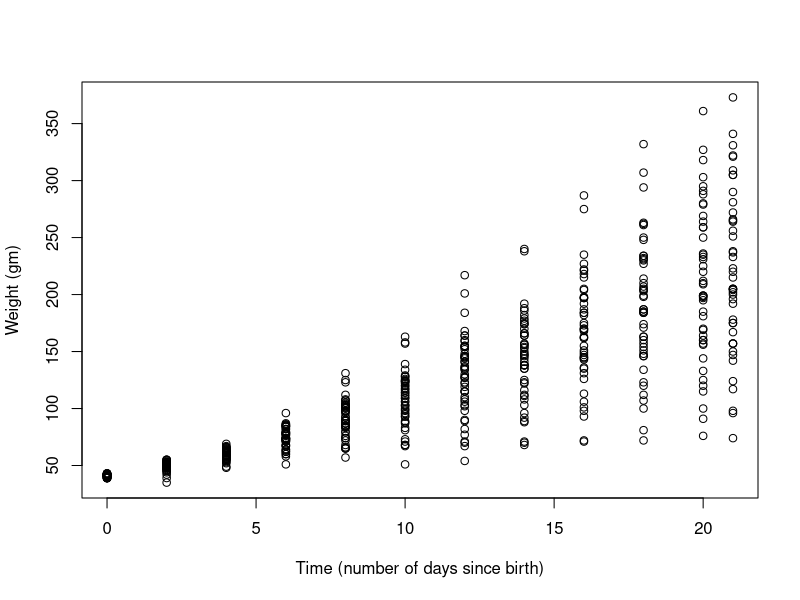
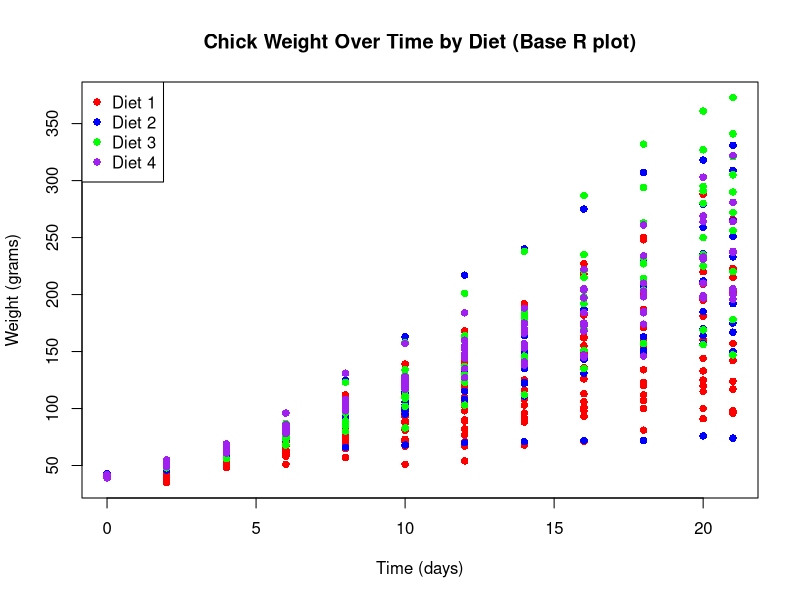
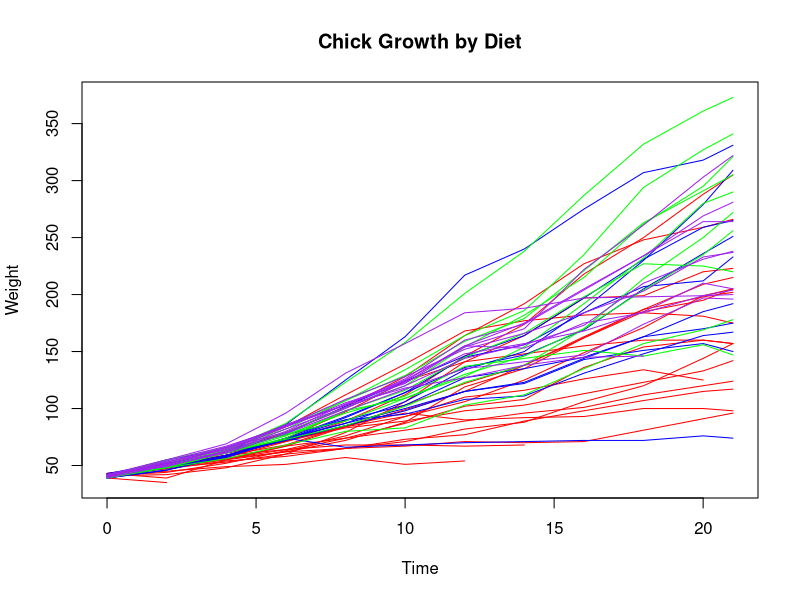

The R source for these figures, in order:

# R Script for introduction to basic R Programming

################################################################################

# 1. Assigning and using variables

A <- 1
B <- 2
C <- 3


# Perform basic math operations by using the variables instead of the numbers
# assigned to them:

D <- A + B
C <- 2*A*B^B  # We can also overwrite variables

C + D


# Data types in R

# 1. Numeric
E <- 525600

# 2. Logic
Outcome <- TRUE

# 3. Character
BestProfession <- "Engineering"

# 4. Factor
gender <- factor(c("Male", "Female", "Female", "Male", "Non-binary"))

# Check levels
levels(gender)

# Customize levels and order
level_ordered <- factor(c("Low", "High", "Medium"),
                        levels = c("Low", "Medium",
                                   "High"), 
                        ordered = TRUE)


# Print the variables to know what values are assigned to them
print(E)
print(Outcome)
print(BestProfession)
print(gender)

# To know the type of the variable
class(E)
class(Outcome)
class(BestProfession)
class(gender)


# Converting between different types of variables

# From character to factor
x <- as.factor(c("A", "B", "A"))
x
class(x)

# From factor to character
x <- as.character(x)
x
class(x)

# From character to numeric 
y <- c("1", "2", "3")
y <- as.numeric(y)
y
class(y)


#------------------------------------------------------------------------------#

# EXERCISE 1: Use variables in a script to solve for the number of liters of water
# needed annually by a town.

# Step 1: Define the variables

Population <- 10000 # people in the town
Population_LPD <- 120 # water consumption per person (liters per day)

Golf_course_LPM <- 1400000 # water consumption of the golf course per month (liters)
Golf_course_no <- 3 # number of golf courses in the town

Days_year <- 365 # number of days in a year
Days_month <- 30 # number of days in a month


# Step 2: Do the computation

# Compute for the water consumption by:
# a. All people
People_use <- Population * Population_LPD * Days_year

# b. Golf course
Golf_use <- Golf_course_no * ((Golf_course_LPM/Days_month) * Days_year)

# or Golf_use <- Golf_course_no * Golf_course_LPM * Days_year/Days_month

# c. Total use
Total_use <- People_use + Golf_use

print(Total_use)

#------------------------------------------------------------------------------#

# Using the paste() to combine different types of variables

Total_use_print <- paste("The total water consumption in the town is", Total_use,
                         "liters per year.")

print(Total_use_print)

################################################################################

# Data structures in R

Crop1 <- "rice"
Crop2 <- "corn"
Crop3 <- "sugarcane"
Crop4 <- "cassava"

Crops <- c("rice", "corn", "sugarcane", "cassava")
Crops


Crops2 <- c(Crop1, Crop2, Crop3, Crop4)
Crops2


# Vectors

# Numeric vector
v1 <- c(1, 2, 3, 4, 5)

# Character vector
v2 <- c("apple", "banana", "grapes", "cherry", "strawberry")

# Logical vector
v3 <- c(TRUE, FALSE, TRUE, FALSE, FALSE)


# Other ways to create vectors:

# Sequence of numbers
v_seq <- seq(0, 50, 2) # Sequence of numbers from 0 to 50, by 2s

# Repeating values
v_rep <- rep(5, times = 4)


# Check type and length of vectors

length(Crops)   # number of elements
typeof(Crops)   # data type
is.vector(Crops) # TRUE if it is a vector

# Doing math directly on vectors

x <- c(1, 2, 3)
y <- c(4, 5, 6)

x + y   # 5 7 9
x * 2   # 2 4 6
x > 2   # FALSE FALSE TRUE


# Accessing values in a vector

Crops

Crops[1]    # Gets the first element
Crops[4]    # Gets the fourth element


# Accessing multiple values in a vector

Crops[1:2]

# Overwriting an element in a vector using indexing

Crops[3] <- "dragonfruit"
Crops

#------------------------------------------------------------------------------#

# MATRIX 

# Creating a matrix (2-D array)
# Option 1: using array syntax

m1 <- array(data = 1:10, dim = c(5, 2))
m1

# Option 2: using matrix()

m2 <- matrix(data = 1:10, nrow = 5, byrow = FALSE)
m2


# Creating matrix from vectors by binding them

# Column-bind
m3 <- cbind(c(1,2), c(3,4))

# Row-bind
m4 <- rbind(c(1,2), c(3,4))

# Indexing a matrix in R

# 1. Create a sample matrix

m5 <- matrix(1:20, nrow = 4)
m5

m5[1, 2]   # Row 1, Column 2
m5[ , 2]   # Entire column 2
m5[4, ]    # Entire row 4


# Matrix operations

m6 <- matrix(1:4, nrow = 2)
m7 <- matrix(5:8, nrow = 2)

m6 + m7   # Element-wise addition
m6 * m7   # Element-wise multiplication


# Some useful matrix functions

dim(m5)      # dimensions (number of rows, number of columns)
nrow(m5)     # number of rows
ncol(m5)     # number of columns
rowSums(m5)  # sum of each row
colSums(m5)  # sum of each column
rowMeans(m5) # average of each row
colMeans(m5) # average of each column
t(m5)        # transpose


#------------------------------------------------------------------------------#

# DATA FRAMES

# Creating a data frame

df <- data.frame(
  crop = c("rice", "corn", "sugarcane", "dragonfruit", "cassava"),
  weight_kg = c(100, 250, 80, 550, 150),
  days_in_storage = c(10, 15, 8, 9, 5)
)

df

# Accessing data frame elements

df$crop             # by column name

df[1, 2]            # by row and column index
df[ , "weight_kg"]  # all rows of column weight_kg
df[1, ]             # entire first row


# Using subset()

subset(df, weight_kg > 100)


# Inspecting a data frame

dim(df)          # dimensions (number of rows, number of columns)
str(df)          # structure
summary(df)      # summary statistics
names(df)        # column names


# Modifying data frames

# 1. Adding a new column

df$storage_room <- c(1, 1, 2, 3, 4)

# 2. Renaming a column
# a. Rename a single column by name

names(df)[names(df) == "weight_kg"] <- "weight_tons"

# b. Rename by column position

names(df)[2] <- "weight_kg"

# c. Rename multiple columns

names(df) <- c("crop_name", "weight", "number_of_days_stored", "room_no")

#------------------------------------------------------------------------------#

# LISTS

# Creating a simple list
list1 <- list(1, "hello", TRUE, c(2, 3, 4))

# Creating a named list
list2 <- list(crop = "rice",
              weight_kg = c(100, 250, 80),
              status_in_storage = c(TRUE, FALSE, TRUE),
              room_no = "1a")

# Accessing list elements
# 1. Using $ for named elements

list2$weight_kg

# 2. Using double brackets [[]]

list2[[2]]                # gets the second element
list2[["weight_kg"]]      # gets the "weight_kg" (which is also the second element)

################################################################################

# MORE ABOUT DATA FRAMES IN R

# How to see all built-in data sets in R
data()

# Let us use ChickWeight = Weight versus age of chicks on different diets

# STEP 1: Load the data set

data("ChickWeight")  # Load the data set

# STEP 2: See the documentation of the data set

?ChickWeight

# STEP 3: Explore the data

head(ChickWeight)
str(ChickWeight)
summary(ChickWeight)

# STEP 4: Plot weight over time

plot(x = ChickWeight$Time,
     y = ChickWeight$weight,
     xlab = "Time (number of days since birth)",
     ylab = "Weight (gm)")

# STEP 5: Make plot more meaningful: color the data by diet
# a. Create a color vector for diet
diet_colors <- c("red", "blue", "green", "purple")

# b. Map each diet (1-4) to a color
color_vector <- diet_colors[as.numeric(ChickWeight$Diet)]

# c. Plot
plot(
  ChickWeight$Time, ChickWeight$weight,
  col = color_vector,
  pch = 16,
  xlab = "Time (days)",
  ylab = "Weight (grams)",
  main = "Chick Weight Over Time by Diet (Base R plot)"
)

# d. Add legend
legend("topleft",
       legend = paste("Diet", 1:4),
       col = diet_colors,
       pch = 16)

# OPTIONAL: Add lines for each chick

# Plot blank canvas
plot(weight ~ Time, data = ChickWeight, type = "n",
     xlab = "Time", ylab = "Weight", main = "Chick Growth by Diet")

# Loop through each chick
unique_chicks <- unique(ChickWeight$Chick)

for (chick in unique_chicks) {
  chick_data <- ChickWeight[ChickWeight$Chick == chick, ]
  diet <- as.numeric(chick_data$Diet[1])
  lines(chick_data$Time, chick_data$weight, col = diet_colors[diet])
}

# WHAT CAN WE DO WITH THE DATA
# 1. Model growth over time (fit a linear model)

lm1 <- lm(weight ~ Time * Diet, data = ChickWeight)
summary(lm1)






















